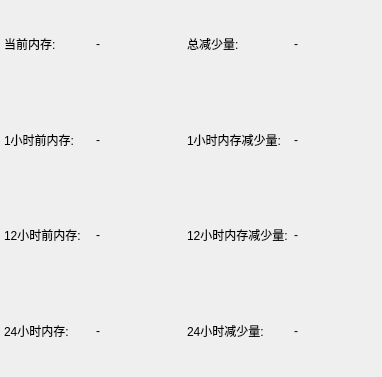
<?xml version="1.0" encoding="UTF-8"?>
<ui version="4.0">
 <class>mainWindow</class>
 <widget class="QMainWindow" name="mainWindow">
  <property name="geometry">
   <rect>
    <x>0</x>
    <y>0</y>
    <width>382</width>
    <height>377</height>
   </rect>
  </property>
  <property name="windowTitle">
   <string>Mem Leak Monitor</string>
  </property>
  <widget class="QWidget" name="centralwidget">
   <widget class="QWidget" name="gridLayoutWidget">
    <property name="geometry">
     <rect>
      <x>4</x>
      <y>-1</y>
      <width>376</width>
      <height>376</height>
     </rect>
    </property>
    <layout class="QGridLayout" name="gridLayout">
     <item row="1" column="1">
      <widget class="QLabel" name="prv_mem_1">
       <property name="text">
        <string>1小时前内存:</string>
       </property>
      </widget>
     </item>
     <item row="2" column="1">
      <widget class="QLabel" name="prv_mem_12">
       <property name="text">
        <string>12小时前内存:</string>
       </property>
      </widget>
     </item>
     <item row="3" column="1">
      <widget class="QLabel" name="prv_mem_24">
       <property name="text">
        <string>24小时内存:</string>
       </property>
      </widget>
     </item>
     <item row="1" column="3">
      <widget class="QLabel" name="leak_1">
       <property name="text">
        <string>1小时内存减少量:</string>
       </property>
      </widget>
     </item>
     <item row="2" column="3">
      <widget class="QLabel" name="leak_12">
       <property name="text">
        <string>12小时内存减少量:</string>
       </property>
      </widget>
     </item>
     <item row="3" column="3">
      <widget class="QLabel" name="leak_24">
       <property name="text">
        <string>24小时减少量:</string>
       </property>
      </widget>
     </item>
     <item row="1" column="4">
      <widget class="QLabel" name="leak_1_v">
       <property name="text">
        <string>-</string>
       </property>
      </widget>
     </item>
     <item row="1" column="2">
      <widget class="QLabel" name="prv_mem_1_v">
       <property name="text">
        <string>-</string>
       </property>
      </widget>
     </item>
     <item row="2" column="2">
      <widget class="QLabel" name="prv_mem_12_v">
       <property name="text">
        <string>-</string>
       </property>
      </widget>
     </item>
     <item row="2" column="4">
      <widget class="QLabel" name="leak_12_v">
       <property name="text">
        <string>-</string>
       </property>
      </widget>
     </item>
     <item row="3" column="2">
      <widget class="QLabel" name="prv_mem_24_v">
       <property name="text">
        <string>-</string>
       </property>
      </widget>
     </item>
     <item row="3" column="4">
      <widget class="QLabel" name="leak_24_v">
       <property name="text">
        <string>-</string>
       </property>
      </widget>
     </item>
     <item row="0" column="1">
      <widget class="QLabel" name="cur_mem">
       <property name="text">
        <string>当前内存:</string>
       </property>
      </widget>
     </item>
     <item row="0" column="2">
      <widget class="QLabel" name="cur_mem_v">
       <property name="text">
        <string>-</string>
       </property>
      </widget>
     </item>
     <item row="0" column="3">
      <widget class="QLabel" name="total_mem_leak">
       <property name="text">
        <string>总减少量:</string>
       </property>
      </widget>
     </item>
     <item row="0" column="4">
      <widget class="QLabel" name="total_mem_leak_v">
       <property name="text">
        <string>-</string>
       </property>
      </widget>
     </item>
    </layout>
   </widget>
  </widget>
 </widget>
 <resources/>
 <connections/>
</ui>
